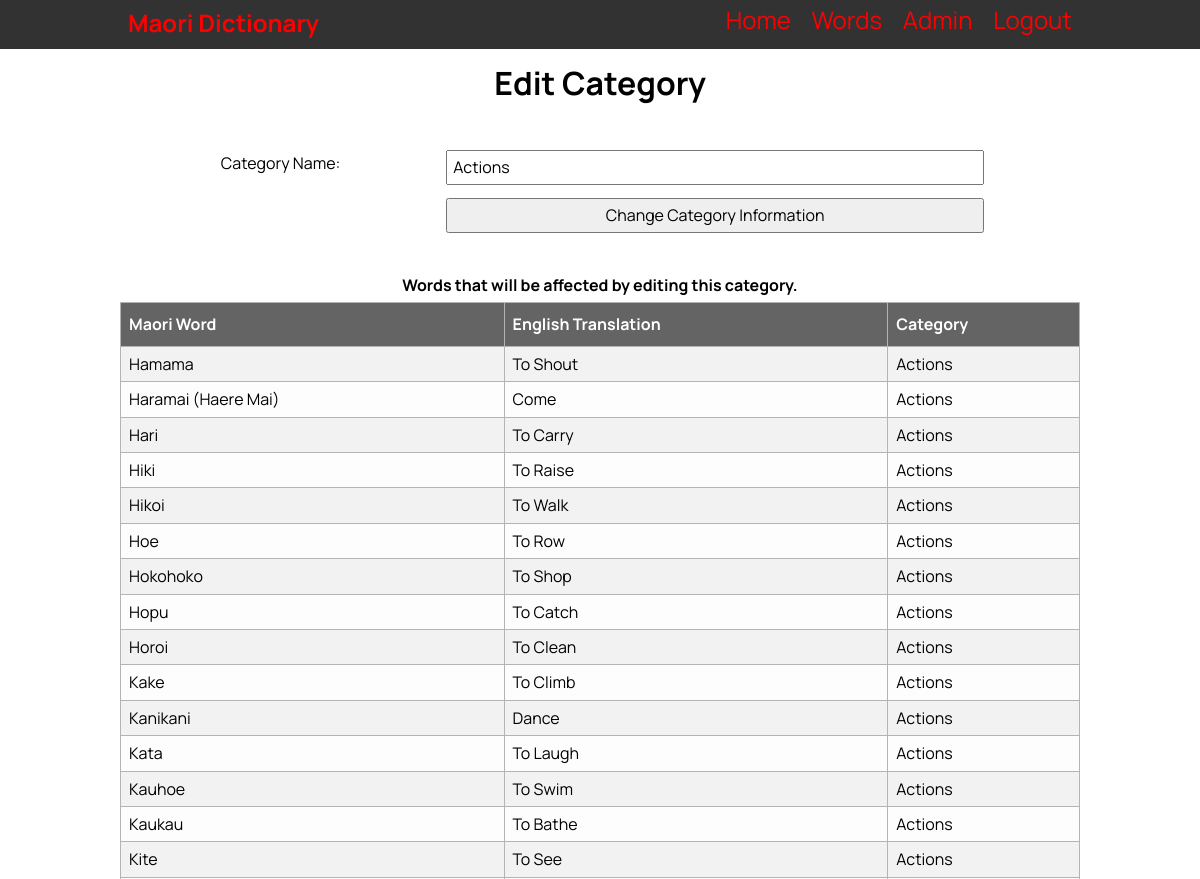
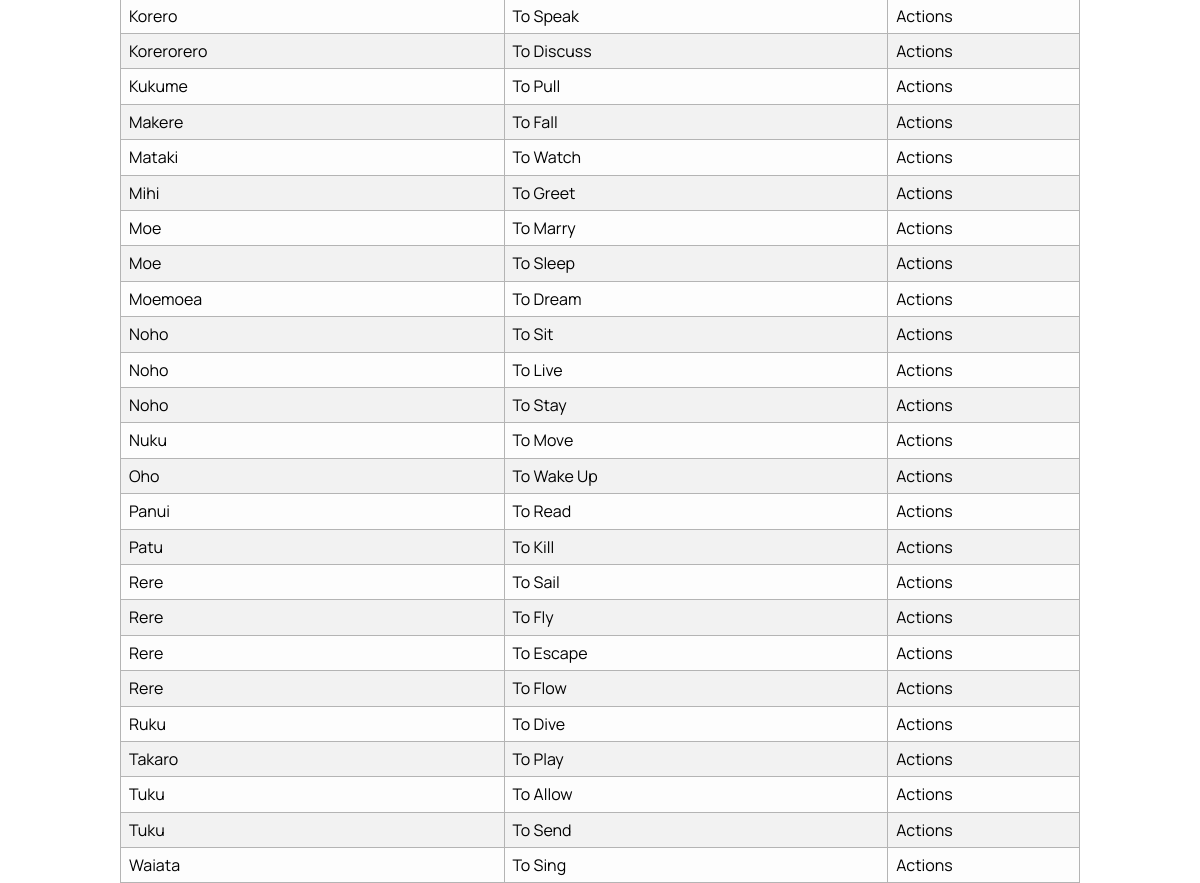
Screenshot of /individual_category/edit_category/1 (signed in) with the database file from the repository (2 pictures, top to bottom).
### tables this page shows
CREATE TABLE "vocab_list"
(
    id                  integer
        constraint vocab_list_pk
            primary key autoincrement,
    maori_word          varchar(30),
    english_translation varchar(30),
    category            varchar(30),
    definition          varchar(100),
    level               integer,
    last_edited_time    date,
    last_edited_user    varchar(60)
, image_name varchar(30));

### app.py (the view, shortened to what this page needs)
@app.route('/individual_category/edit_category/<category_id>', methods=['POST', 'GET'])
def render_edit_category(category_id):
    if not is_admin():
        return redirect('/')
    category_info = get_category_info(category_id)
    category = (category_info[1]).lower()
    con = create_connection(DATABASE)
    cur = con.cursor()
    query = "SELECT id, maori_word, english_translation, category FROM vocab_list WHERE category=?"
    cur.execute(query, (category,))
    word_list = cur.fetchall()
    con.close()
    word_list = reformat_word_list(word_list)
    return render_template('edit_filter.html', page_name='Edit Category' + category_id, logged_in=is_logged_in(),
                           admin=is_admin(), information=category_info, type='category', name='Category', affected_words=word_list)

### app.py (called while the page is built)
def create_connection(db_file):
    try:
        connection = sqlite3.connect(db_file)
        return connection
    except Error as e:
        print(e)
    return None

def is_logged_in():
    if session.get('email') is None:
        return False
    else:
        return True

def is_admin():
    if is_logged_in():
        if session.get('role') == "Teacher" or session.get('role') == "Admin":
            return True
        else:
            return False
    else:
        return False

def reformat_word_list(words):
    word_list = []
    for word in words:
        if len(word) == 4:
            word = (word[0], str(word[1]).title(), str(word[2]).title(), str(word[3]).title())
        elif len(word) == 5:
            word = (word[0], str(word[1]).title(), str(word[2]).title(), str(word[3]).title(), str(word[4]))
        word_list.append(word)
    return word_list

def get_category_info(category_id):
    con = create_connection(DATABASE)
    cur = con.cursor()
    query = "SELECT * FROM category WHERE id = ?"
    cur.execute(query, (category_id,))
    category_info = cur.fetchall()
    con.close()
    category_info = reformat_category_list(category_info)
    return category_info[0]

def reformat_category_list(categories):
    category_list = []
    for category in categories:
        category = (category[0], str(category[1]).title())
        category_list.append(category)
    return category_list

### templates/edit_filter.html
{% extends "base.html" %}
{% block pageheading %}Edit {{ name }}{% endblock %}
{% block main %}
<form class="my-form" method="POST">
  {% if type != "level" %}
    <div class="form-group">
      <div class="form-label">{{ name }} Name:</div>
      <div class="form-element"><input type="text" name="filter_name" id="filter_name" value="{{ information[1] }}"></div>
    </div>
  {% else %}
    <div class="form-group">
      <div class="form-label">{{ name }} Number:</div>
      <div class="form-element"><input type="number" name="filter_number" id="filter_number" value="{{ information[1] }}"></div>
    </div>
  {% endif %}
  <div class="form-group">
    <div class="form-label"></div>
    <div class="form-element"><input type="submit" value="Change {{ name }} Information"></div>
  </div>
</form>
<br>
<h4>Words that will be affected by editing this {{ type }}.</h4>
    <table class="list">
      <tr>
        <th style="width:40%">Maori Word</th>
        <th style="width:40%">English Translation</th>
        <th style="width:20%">{{ name }}</th>
      </tr>
      {% for word in affected_words %}
        <tr>
          <td>{{ word[1] }}</td>
          <td>{{ word[2] }}</td>
          <td>{{ word[3] }}</td>
        </tr>
      {% endfor %}
    </table>
{% endblock %}

### static/MDW.css (style rules this page uses)
* { font-family: 'Manrope', sans-serif; padding: 0; margin: 0; box-sizing: border-box; }
body { background-color: rgb(255, 255, 255); }
h3, h4 { text-align: center; margin: 1.5rem 0 0.5rem 0; }
.my-form { width: 80%; padding-bottom: 1rem; margin: auto auto 20px; display: block; }
.form-group { padding-top: 3rem; }
.form-label { width: 30%; float: left; padding: 0.3rem; }
.form-element { width: 70%; float: left; }
.form-group input, .form-group select { padding: 0.3rem; width: 100%; height: 35px; }
table { font-family: Arial, Helvetica, sans-serif; border-collapse: collapse; width: 100%; }
td, th { border: 1px solid #b4b4b4; padding: 8px; }
.list th, .info .header { padding-top: 12px; padding-bottom: 12px; text-align: left; background-color: #646464; color: white; }
.list { border: 1px solid #b4b4b4; }
.list tr:nth-child(odd) { background-color: #fdfdfd; }
.list tr:nth-child(even) { background-color: #f2f2f2; }

### rows the page displays
vocab_list: maori_word "Hamama", english_translation "To Shout", category "Actions"
vocab_list: maori_word "Haramai (Haere Mai)", english_translation "Come", category "Actions"
vocab_list: maori_word "Hari", english_translation "To Carry", category "Actions"
vocab_list: maori_word "Hiki", english_translation "To Raise", category "Actions"
vocab_list: maori_word "Hikoi", english_translation "To Walk", category "Actions"
vocab_list: maori_word "Hoe", english_translation "To Row", category "Actions"
vocab_list: maori_word "Hokohoko", english_translation "To Shop", category "Actions"
vocab_list: maori_word "Hopu", english_translation "To Catch", category "Actions"
vocab_list: maori_word "Horoi", english_translation "To Clean", category "Actions"
vocab_list: maori_word "Kake", english_translation "To Climb", category "Actions"
vocab_list: maori_word "Kanikani", english_translation "Dance", category "Actions"
vocab_list: maori_word "Kata", english_translation "To Laugh", category "Actions"
vocab_list: maori_word "Kauhoe", english_translation "To Swim", category "Actions"
vocab_list: maori_word "Kaukau", english_translation "To Bathe", category "Actions"
vocab_list: maori_word "Kite", english_translation "To See", category "Actions"
vocab_list: maori_word "Korero", english_translation "To Speak", category "Actions"
vocab_list: maori_word "Korerorero", english_translation "To Discuss", category "Actions"
vocab_list: maori_word "Kukume", english_translation "To Pull", category "Actions"
vocab_list: maori_word "Makere", english_translation "To Fall", category "Actions"
vocab_list: maori_word "Mataki", english_translation "To Watch", category "Actions"
vocab_list: maori_word "Mihi", english_translation "To Greet", category "Actions"
vocab_list: maori_word "Moe", english_translation "To Marry", category "Actions"
vocab_list: maori_word "Moe", english_translation "To Sleep", category "Actions"
vocab_list: maori_word "Moemoea", english_translation "To Dream", category "Actions"
vocab_list: maori_word "Noho", english_translation "To Sit", category "Actions"
vocab_list: maori_word "Noho", english_translation "To Live", category "Actions"
vocab_list: maori_word "Noho", english_translation "To Stay", category "Actions"
vocab_list: maori_word "Nuku", english_translation "To Move", category "Actions"
vocab_list: maori_word "Oho", english_translation "To Wake Up", category "Actions"
vocab_list: maori_word "Panui", english_translation "To Read", category "Actions"
vocab_list: maori_word "Patu", english_translation "To Kill", category "Actions"
vocab_list: maori_word "Rere", english_translation "To Sail", category "Actions"
vocab_list: maori_word "Rere", english_translation "To Fly", category "Actions"
vocab_list: maori_word "Rere", english_translation "To Escape", category "Actions"
vocab_list: maori_word "Rere", english_translation "To Flow", category "Actions"
vocab_list: maori_word "Ruku", english_translation "To Dive", category "Actions"
vocab_list: maori_word "Takaro", english_translation "To Play", category "Actions"
vocab_list: maori_word "Tuku", english_translation "To Allow", category "Actions"
vocab_list: maori_word "Tuku", english_translation "To Send", category "Actions"
vocab_list: maori_word "Waiata", english_translation "To Sing", category "Actions"

### other values shown
{{ name }} "Category"
{{ type }} "category"
